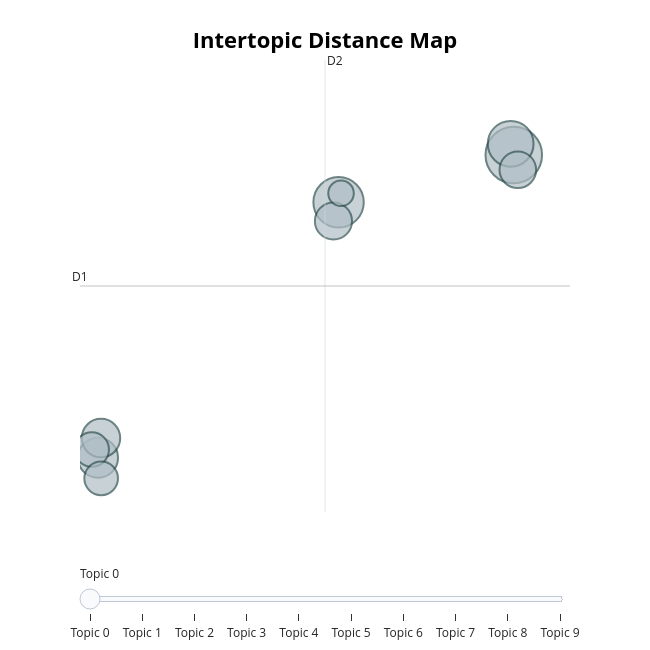

This figure's notebook cell:
### Code cell
topic_model.visualize_topics()

### Figure 1 — Plotly figure (JSON) as saved in the notebook; plotly's stock layout.template omitted (floating-point values rounded to 4 significant figures)
{"data": [{"customdata": [[0, "бизнес | forbes | эксперты | рассказываем | технологии", 353], [1, "сообщалось | ребенка | обнаружили | года | ребенок", 280], [2, "россиян | законопроект | закон | службе | российских", 231], [3, "президента | лавровым | американский | россия | американского", 177], [4, "донецкой | украину | переговорах | переговоров | владимир", 163], [5, "убийству | убийстве | убийства | кузьменко | взрывное", 152], [6, "мосбирже | ставку | мосбиржа | года | 2024", 148], [7, "reuters | инфляции | бирже | турции | bloomberg", 131], [8, "пожар | возгорание | пожара | крейсер | кузнецов", 125], [9, "спорт | олимпийского | олимпийская | олимпийских | олимпийские", 72]], "hovertemplate": "<b>Topic %{customdata[0]}</b><br>%{customdata[1]}<br>Size: %{customdata[2]}", "legendgroup": "", "marker": {"color": "#B0BEC5", "line": {"color": "DarkSlateGrey", "width": 2}, "size": [353, 280, 231, 177, 163, 152, 148, 131, 125, 72], "sizemode": "area", "sizeref": 0.2206, "symbol": "circle"}, "mode": "markers", "name": "", "orientation": "v", "showlegend": false, "type": "scatter", "x": [28.09, 13.78, 27.84, -5.875, -5.633, 13.36, 28.42, -6.387, -5.617, 13.98], "xaxis": "x", "y": [12.28, 11.22, 12.53, 5.493, 5.932, 10.8, 11.94, 5.675, 5.03, 11.42], "yaxis": "y"}], "layout": {"annotations": [{"showarrow": false, "text": "D1", "x": -7.345, "y": 9.34, "yshift": 10}, {"showarrow": false, "text": "D2", "x": 12.67, "xshift": 10, "y": 14.41}], "height": 650, "hoverlabel": {"bgcolor": "white", "font": {"family": "Rockwell", "size": 16}}, "legend": {"itemsizing": "constant", "tracegroupgap": 0}, "margin": {"t": 60}, "shapes": [{"line": {"color": "#CFD8DC", "width": 2}, "type": "line", "x0": 12.67, "x1": 12.67, "y0": 4.275, "y1": 14.41}, {"line": {"color": "#9E9E9E", "width": 2}, "type": "line", "x0": -7.345, "x1": 32.68, "y0": 9.34, "y1": 9.34}], "sliders": [{"active": 0, "pad": {"t": 50}, "steps": [{"args": [{"marker.color": [["red", "#B0BEC5", "#B0BEC5", "#B0BEC5", "#B0BEC5", "#B0BEC5", "#B0BEC5", "#B0BEC5", "#B0BEC5", "#B0BEC5"]]}], "label": "Topic 0", "method": "update"}, {"args": [{"marker.color": [["#B0BEC5", "red", "#B0BEC5", "#B0BEC5", "#B0BEC5", "#B0BEC5", "#B0BEC5", "#B0BEC5", "#B0BEC5", "#B0BEC5"]]}], "label": "Topic 1", "method": "update"}, {"args": [{"marker.color": [["#B0BEC5", "#B0BEC5", "red", "#B0BEC5", "#B0BEC5", "#B0BEC5", "#B0BEC5", "#B0BEC5", "#B0BEC5", "#B0BEC5"]]}], "label": "Topic 2", "method": "update"}, {"args": [{"marker.color": [["#B0BEC5", "#B0BEC5", "#B0BEC5", "red", "#B0BEC5", "#B0BEC5", "#B0BEC5", "#B0BEC5", "#B0BEC5", "#B0BEC5"]]}], "label": "Topic 3", "method": "update"}, {"args": [{"marker.color": [["#B0BEC5", "#B0BEC5", "#B0BEC5", "#B0BEC5", "red", "#B0BEC5", "#B0BEC5", "#B0BEC5", "#B0BEC5", "#B0BEC5"]]}], "label": "Topic 4", "method": "update"}, {"args": [{"marker.color": [["#B0BEC5", "#B0BEC5", "#B0BEC5", "#B0BEC5", "#B0BEC5", "red", "#B0BEC5", "#B0BEC5", "#B0BEC5", "#B0BEC5"]]}], "label": "Topic 5", "method": "update"}, {"args": [{"marker.color": [["#B0BEC5", "#B0BEC5", "#B0BEC5", "#B0BEC5", "#B0BEC5", "#B0BEC5", "red", "#B0BEC5", "#B0BEC5", "#B0BEC5"]]}], "label": "Topic 6", "method": "update"}, {"args": [{"marker.color": [["#B0BEC5", "#B0BEC5", "#B0BEC5", "#B0BEC5", "#B0BEC5", "#B0BEC5", "#B0BEC5", "red", "#B0BEC5", "#B0BEC5"]]}], "label": "Topic 7", "method": "update"}, {"args": [{"marker.color": [["#B0BEC5", "#B0BEC5", "#B0BEC5", "#B0BEC5", "#B0BEC5", "#B0BEC5", "#B0BEC5", "#B0BEC5", "red", "#B0BEC5"]]}], "label": "Topic 8", "method": "update"}, {"args": [{"marker.color": [["#B0BEC5", "#B0BEC5", "#B0BEC5", "#B0BEC5", "#B0BEC5", "#B0BEC5", "#B0BEC5", "#B0BEC5", "#B0BEC5", "red"]]}], "label": "Topic 9", "method": "update"}]}], "title": {"font": {"color": "Black", "size": 22}, "text": "<b>Intertopic Distance Map</b>", "x": 0.5, "xanchor": "center", "y": 0.95, "yanchor": "top"}, "width": 650, "xaxis": {"anchor": "y", "domain": [0, 1], "range": [-7.345, 32.68], "title": {"text": ""}, "visible": false}, "yaxis": {"anchor": "x", "domain": [0, 1], "range": [4.275, 14.41], "title": {"text": ""}, "visible": false}}}
